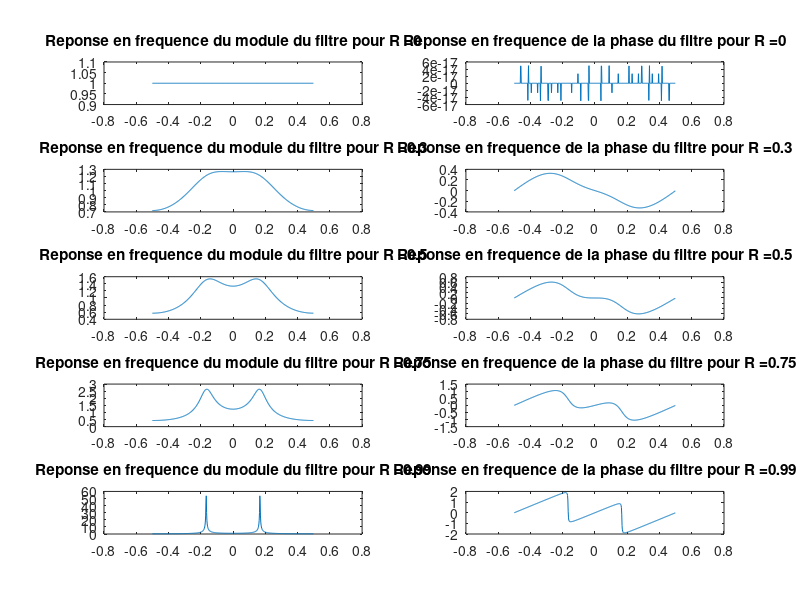

Reproduce this figure in MATLAB. (Note: this script raises an error after producing the figure.)
%David Renouf TS224%
clear;
close;
clc;

%% Variables
N = 512;
f = -1/2:1/N:1/2-1/N;

%% Cas general
R = 0.95;       %module
th = pi/3;      %argument

p1 = R*exp(1i*th);
p2 = R*exp(-1i*th);

a1 = -(p1 + p2);
a2 = p1.*p2;

a = [1, a1, a2];

r = 0;      %module
th2 = 1;    %argument

z1 = r*exp(1i*th2);
z2 = r*exp(-1i*th2);

b1 = -(z1 + z2);
b2 = z1.*z2;

b = [1 b1 b2];

%% Variation de theta
R = 0.95;       %module
th = [ 0 , pi/3, pi/2, 3*pi/2, pi ];  %liste argument

p1 = R*exp(1i*th);
p2 = R*exp(-1i*th);

a1 = -(p1 + p2);
a2 = p1.*p2;

a = [1, a1, a2];

r = 0;      %module 
th2 = 1;    %arg

z1 = r*exp(1i*th2);
z2 = r*exp(-1i*th2);

b1 = -(z1 + z2);
b2 = z1.*z2;

b = [1 b1 b2];

%% variations de R
R = 0.05:0.1:0.95;
th = pi/3;

p1 = R*exp(1i*th);
p2 = R*exp(-1i*th);

a1 = -(p1 + p2);
a2 = p1.*p2;

a = [ones(9,1); a1'; a2'];

r = 0;
th2 = 1;

z1 = r*exp(1i*th2);
z2 = r*exp(-1i*th2);

b1 = -(z1 + z2);
b2 = z1.*z2;

b = [1 b1 b2];

%% Etape 1

% Poles et zeros dans l espace
N = 512;
theta = -pi:2*pi/N:pi;
figure
% subplot 121;
% plot(cos(theta), sin(theta))  % representation du cercle unité
% hold on                       % valide la superposition des tracés
% plot(0,0,'+k')                % localisation de l’origine
% axis image                    % repère orthonormé
% plot(real(p1), imag(p1), '*r')
% plot(real(p2), imag(p2), '*r')
% plot(real(z1), imag(z1), 'ob')
% plot(real(z2), imag(z2), 'ob')
% 
% hold off

tab_R = {'0' ,  '0.3',  '0.5',  '0.75','0.99'};
array_r = [ 0 .3 .5 .75 .99]; 

for ii = 1:5
    R = array_r(ii);
    
    p1 = R*exp(1i*th);
    p2 = R*exp(-1i*th);
    
    a1 = -(p1 + p2);
    a2 = p1.*p2;
    
    subplot(3,2,ii)
    zplane(b, [1 a1 a2])
    title(["Localisation des poles et des zeros pour R valant" tab_R{ii}])
    
end

% Reponse en frequence

% h = freqz(b, a, 2*pi*f);
% figure
% subplot 211
% plot(f, abs(h))
% title("Reponse en frequence du module du filtre")
% 
% subplot 212
% plot(f, angle(h))
% title("Reponse en frequence de la phase du filtre")

for ii = 1:5
    R = array_r(ii);
    
    p1 = R*exp(1i*th);
    p2 = R*exp(-1i*th);
    
    a1 = -(p1 + p2);
    a2 = p1.*p2;
    
    h = freqz(b, [1 a1 a2], 2*pi*f);
    
    subplot(5,2,2*ii -1)
    plot(f, abs(h))
    title(["Reponse en frequence du module du filtre pour R =" tab_R{ii}])

    subplot(5,2,2*ii)
    plot(f, angle(h))
    title(["Reponse en frequence de la phase du filtre pour R =" tab_R{ii}])
    
end

%% Etape 2

sigma = 1;
sig = sigma*randn(1,512); 

sigFilt = filter(b,a,sig);

%rep tempo
figure,
subplot 211
plot(sig)
title("Signal non filtré")

subplot 212
plot(sigFilt)
title("Signal filtré")

%Spectre de puissance
spFig = fftshift(abs(fft(sig)))/N;

spFigFilt = fftshift(abs(fft(sigFilt)))/N;

figure,
subplot 211
plot(f, spFig)
title("Spectre de fréquence du bruit non filtré")
xlabel("Frequence f")
ylabel("Spectre de puissance")

subplot 212
plot(f, spFigFilt)
title("Spectre de fréquence du bruit non filtré")
xlabel("Frequence f")
ylabel("Spectre de puissance")

%% Etape 3 influence de theta

tab_Th = {'0',  'pi/3',  'pi/2',  '2pi/3','pi'};
Th = [0 pi/3 pi/2 2*pi/3 pi];

for ii = 1:5
    R = 0.95;
    th = Th(ii);
    
    p1 = R*exp(1i*th);
    p2 = R*exp(-1i*th);
    
    a1 = -(p1 + p2);
    a2 = p1.*p2;
    
    subplot(3,2,ii)
    zplane(b, [1 a1 a2])
    title(["Localisation des poles et des zeros pour th valant" tab_Th{ii}])
    
end

for ii = 1:5
    R = 0.2*(ii-1); %to correct later
    
    p1 = R*exp(1i*th);
    p2 = R*exp(-1i*th);
    
    a1 = -(p1 + p2);
    a2 = p1.*p2;
    
    h = freqz(b, [1 a1 a2], 2*pi*f);
    
    subplot(5,2,2*ii -1)
    plot(f, abs(h))
    title(["Reponse en frequence du module du filtre pour theta =" tab_Th{ii}])

    subplot(5,2,2*ii)
    plot(f, angle(h))
    title(["Reponse en frequence de la phase du filtre pour theta =" tab_Th{ii}])
end

%% Etape 4 influence de R
r = 0.95;
th = pi/3;
   
z1 = R*exp(1i*th);
z2 = R*exp(-1i*th);
    
b1 = -(z1 + z2);
b2 = z1*z2;
    
b = [1 b1 b2];
    
a = [1 0 0];

h = freqz(b, a, 2*pi*f);


figure
subplot 221
zplane(b, a)

subplot 222
plot(f, 20*log10(abs(h)))

subplot 223
plot(f, angle(h))

%filtrage

sigma = 1;
sig = sigma*randn(1,512); 

sigFilt = filter(b,a,sig);

%temporel
% figure,
% subplot 211
% plot(sig)
% title("Signal non filtré")
% 
% subplot 212
% plot(sigFilt)
% title("Signal filtré")

%Spectre de puissance
spFig = fftshift(abs(fft(sig)))/N;

spFigFilt = fftshift(abs(fft(sigFilt)))/N;

figure,
subplot 211
plot(f, spFig)
title("Spectre de fréquence du bruit non filtré")
xlabel("Frequence f")
ylabel("Spectre de puissance")

subplot 212
plot(f, spFigFilt)
title("Spectre de fréquence du bruit filtré")
xlabel("Frequence f")
ylabel("Spectre de puissance")